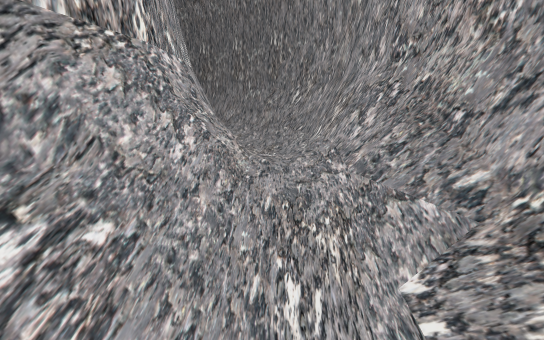
[1] (above)

13 first-person views from a walk through a scene from a Unity 3-D project. The camera is 1.4 m above the floor, tilts 14° down and sees 90° across. The floor is counted in squares, 0.5 m on a side. Each view is taken from the middle of a square. On the plan, view 1 faces up. The plan holds only what a view shows up to about 19 squares ahead; the rest is blank. The place goes on beyond the plan. The player is left out.

[2]
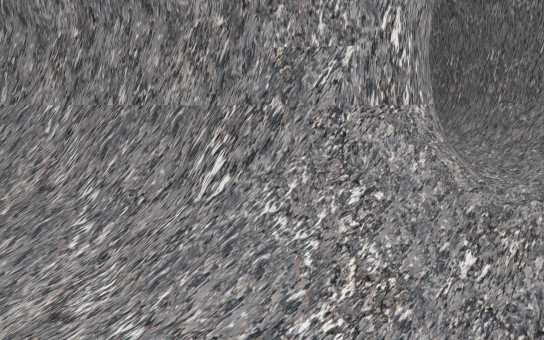

[3]
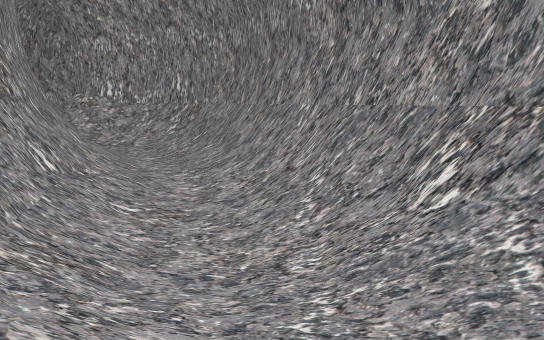

[4]
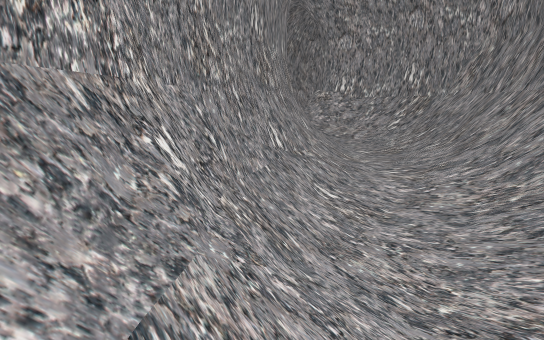

[5]
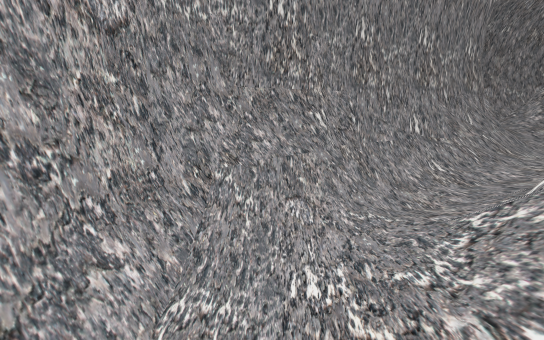

[6]
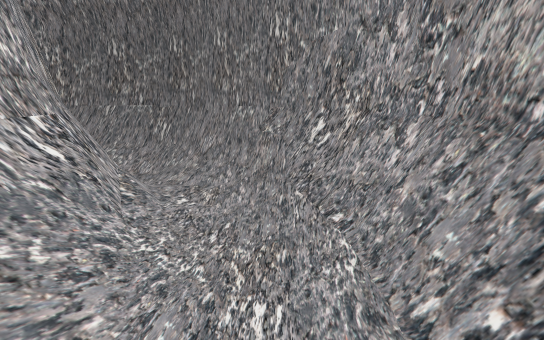

[7]
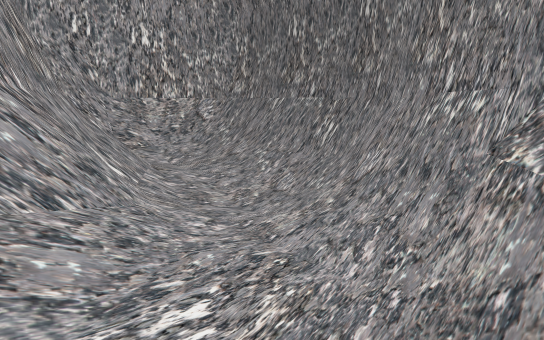

[8]
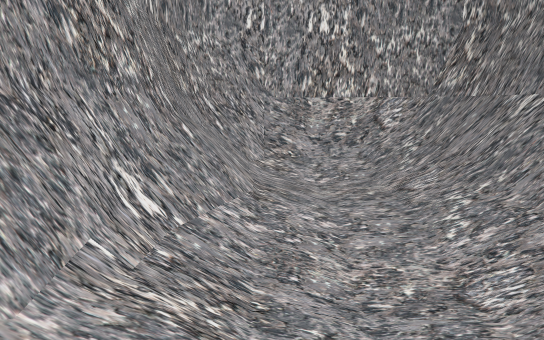

[9]
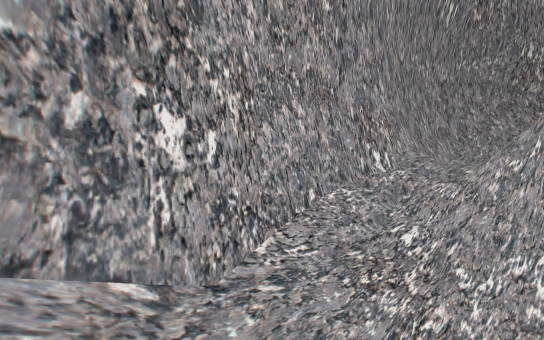

[10]
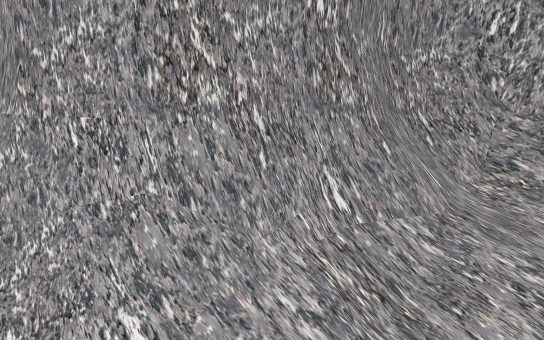

[11]
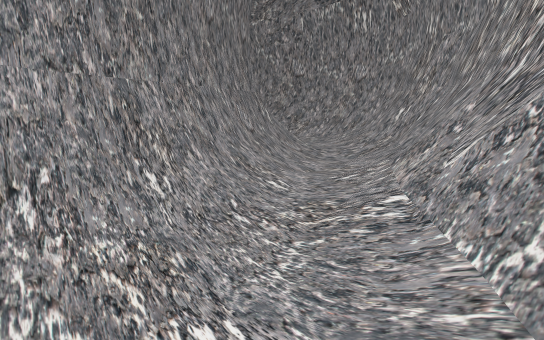

[12]
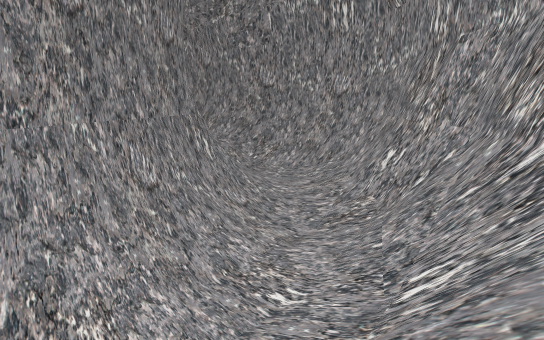

[13]
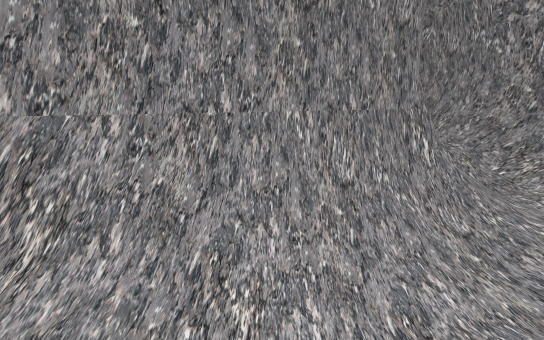

### Floor plan
Key: @ floor where view 1 was taken; # wall or solid block; . main floor; : floor 0.25 m higher than the main floor; - floor 0.25 m lower than the main floor; + floor 0.5 m higher than the main floor; / step, stairs or slope; = window, fence, low wall or low ledge; ^ raised ledge; O other object.
Columns run from 19 left of view 1 to 3 right of it. Each row starts with its distance up from view 1.
 26      ###########
 25     ##========###
 24     ###///////=^##
 23     #=/////////==##
 22     #=/:::..--//#=##
 21     #=/....---///#=#
 20     #=/::://-//::/=##
 19     #=/:/://./..://=#
 18     ###////////:::/=##
 17     ##===#===#//:..###
 16      ########^=///./=#
 15            ####=#/./=#
 14              ###=/..##
 13               ##=/../##
 12                ###/./##
 11                ##=/./=#
 10                 #=/:/=#
  9                 ###:/=#
  8                 ###:+=#
  7                  #=++=#
  6                  #=:/=#
  5                  #=//=#
  4                  #=//=#
  3                 ##=//=#
  2                ####/-:#
  1                #==/--=#
  0               #=#//@-=#
 -1            ###=#O//--=#
 -2          ###^=#///--/=#
 -3        ####=#///..../=#
 -4      ####==////-...//=#
 -5    ####=#////.---.//###
 -6   ###^=////.----///==##
 -7  ##==#///..----//##=##
 -8 ##==//:.......///=^##
 -9 #=#//.......///#=###
-10 #=//.....////#==##
-11 =//....////#==###
-12 #/...//// =#####
-13  ..///##==###
-14   . /#=####

Positions as (right, up) in squares from view 1, and headings:
1: (0, 0), facing up
2: (1, -4), facing up-left
3: (1, -4), facing left
4: (0, -4), facing down-left
5: (0, 3), facing down
6: (0, 8), facing up
7: (0, 15), facing up-left
8: (-3, 19), facing left
9: (-2, 18), facing down-right
10: (-2, 20), facing down-left
11: (-17, -14), facing up-right
12: (-11, -12), facing up-right
13: (-10, -11), facing up
